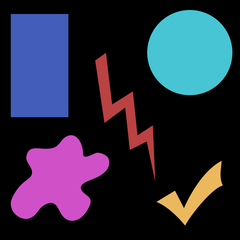
#> input picture OpenCVBasics/image/more_shapes.png, 240 x 240 px, shrunk from 600 x 600 before the run
$ jupyter execute --allow-errors Contour_Properties.ipynb   (shell and % lines are left out)
#> lines starting #> are read from the running program, lines starting #| are printed output that depends on the picture; after the words box and inside, x2 and y2 are one past the last pixel; in counts of white or black regions, pixels touching at a corner belong together
# Properties of Contours

There are several simple properties of contours which can be very useful in tasks like object detection in Computer Vision.Some of them are

1. Centroid/Center of Mass
2. Area
3. Perimeter
4. Bounding boxes
5. Rotated bounding boxes
6. Minimum enclosing circles
7. Fitting an ellipse

## Centroid/ Center of Mass

Properties of the contours are processed on one contour at a time.

Centroid is simply the mean of all the x,y positions along the contour of a shape. To compute the centroid, contour moments are used. A detailed discussion on the moments will be in a later post.

The code below shows an implementation to identify centroid of shapes

[cell 1]
import cvutils
import cv2
import matplotlib.pyplot as plt
import imutils
import numpy as np

image = cv2.imread('image/more_shapes.png')
#> image is the input picture: shape (240, 240, 3); mean B, G, R 61.4, 42.1, 42.3
gray = cv2.cvtColor(image,cv2.COLOR_BGR2GRAY)
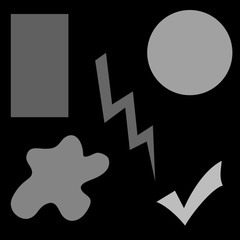
#> gray: shape (240, 240); min 0, max 211, mean 44.4
#blr = cv2.GaussianBlur(image,(5,5),0)
plt.imshow(image,cmap='gray')
plt.show()

[cell 2]
cnts = cv2.findContours(gray.copy(),cv2.RETR_LIST,cv2.CHAIN_APPROX_SIMPLE)
#> cnts = 353 contours, 347 with area under 20; largest, box (x1, y1, x2, y2) and area: (145, 8, 235, 98) 6078, (10, 13, 69, 118) 6032, (9, 133, 111, 222) 5200, (95, 51, 156, 182) 1796, (154, 158, 225, 228) 1617, (220, 168, 223, 180) 20
clone = image.copy()

#> (the rest of this cell did not finish here and is left out)

## Area and Perimeter of a contour

Area of a contour is the number of pixels inside the contour and Perimeter is the length of the contour
To get the contour's area and perimeter we can use **cv2.contourArea** and **cv2.arcLength** functions

#> (a cell that did not finish here is left out)

## Bounding Box and rotated Bounding Box

cv2.boundingRect returns a four valued tuple which contains the x, y of the left top corner and the width and height of the bounding box.

cv2.minAreaRect returns a three value tuple, (x,y) of the left top corner, (width,height) of the box and theta, the angle of rotation.

[cell 4]
clone1 = image.copy()
#> (the rest of this cell did not finish here and is left out)

[cell 5]
clone2 = image.copy()
#> (the rest of this cell did not finish here and is left out)

## Fitting an enclosing circle to a contour

Similar to a rectangle, a minimum enclosing circle can be drawn to envolope a contour using cv2.minEnclosingCircle

[cell 6]
clone3 = image.copy()
#> (the rest of this cell did not finish here and is left out)

[cell 7]
image2 = cv2.imread('image/shapes_example.png')
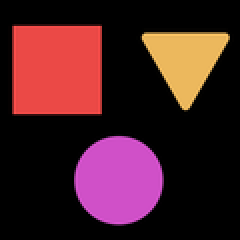
#> input picture OpenCVBasics/image/shapes_example.png, 120 x 120 px, shrunk from 300 x 300 before the run (shown 2 times larger)
#> image2 is the input picture: shape (120, 120, 3); mean B, G, R 37.5, 31.1, 70.8
gray2 = cv2.cvtColor(image2,cv2.COLOR_BGR2GRAY)
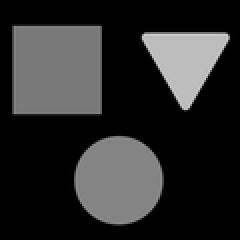
#> gray2: shape (120, 120) (shown 2 times larger); min 0, max 207, mean 43.7
cnts2 = cv2.findContours(gray2.copy(),cv2.RETR_LIST,cv2.CHAIN_APPROX_SIMPLE)
#> cnts2 = 88 contours, 85 with area under 20; largest, box (x1, y1, x2, y2) and area: (6, 12, 51, 58) 1980, (36, 67, 83, 114) 1640, (68, 14, 117, 58) 1132
clone4 = image2.copy()

#> (the rest of this cell did not finish here and is left out)

## Convex Hull , Extent and Solidity

Given a set of X points in the Euclidean space, the convex hull is the smallest possible convex set that contains these X points.

Solidity is defined as the area of the curve dvided by the area under the convex hull. This is a measure of the convexity of the contour

Extent is defined as the area of the curve divided by the area under the bounding box.

[cell 8]
image2 = cv2.imread('image/more_shapes_example.png')
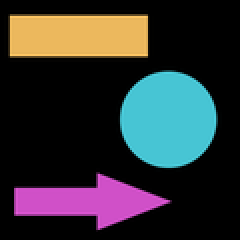
#> input picture OpenCVBasics/image/more_shapes_example.png, 120 x 120 px, shrunk from 300 x 300 before the run (shown 2 times larger)
#> image2 is the input picture: shape (120, 120, 3); mean B, G, R 52.1, 50, 49.1
gray2 = cv2.cvtColor(image2,cv2.COLOR_BGR2GRAY)
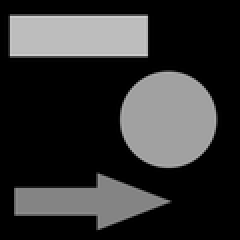
#> gray2: shape (120, 120) (shown 2 times larger); min 0, max 208, mean 50
cnts2 = cv2.findContours(gray2.copy(),cv2.RETR_LIST,cv2.CHAIN_APPROX_SIMPLE)
#> cnts2 = 73 contours, 69 with area under 20; largest, box (x1, y1, x2, y2) and area: (58, 33, 111, 87) 2090, (4, 7, 75, 29) 1470, (7, 85, 86, 117) 1132, (108, 54, 111, 66) 20

clone4 = image2.copy()

#> (the rest of this cell did not finish here and is left out)

[cell 9]
image5 = cv2.imread('image/five-finger-voting.jpg')
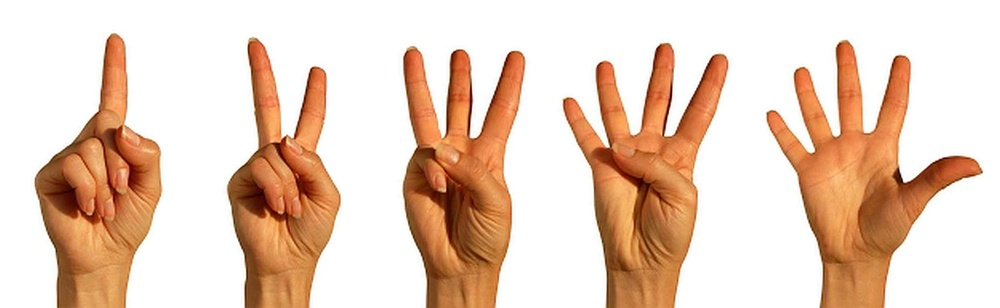
#> input picture OpenCVBasics/image/five-finger-voting.jpg, 1000 x 308 px, shrunk from 2497 x 768 before the run
#> image5 is the input picture: shape (308, 1000, 3); mean B, G, R 187.9, 206.1, 233
#gray5 = cv2.cvtColor(image5,cv2.COLOR_BGR2GRAY)

accumEdged = np.zeros(image5.shape[:2], dtype="uint8")
for chan in cv2.split(image5):
    # blur the channel, extract edges from it, and accumulate the set
    # of edges for the image
    chan = cv2.medianBlur(chan, 11)
    edged = cv2.Canny(chan, 50, 200)
    accumEdged = cv2.bitwise_or(accumEdged, edged)
#> this loop made 3 passes
#> pass 1, `chan = cv2.medianBlur(chan, 11)`:
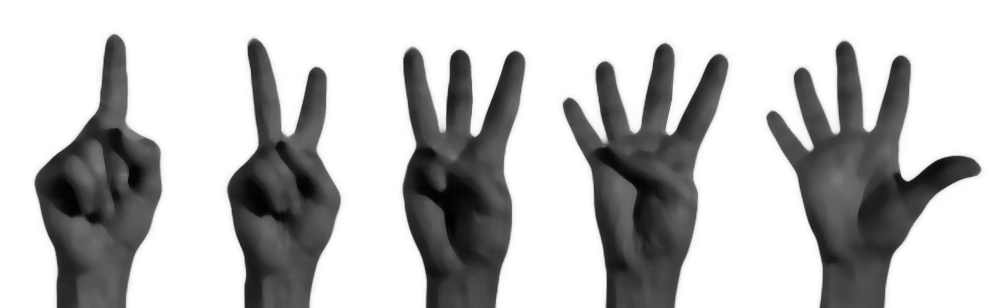
#> chan: shape (308, 1000); min 1, max 255, mean 188.6
#> pass 1, `edged = cv2.Canny(chan, 50, 200)`:
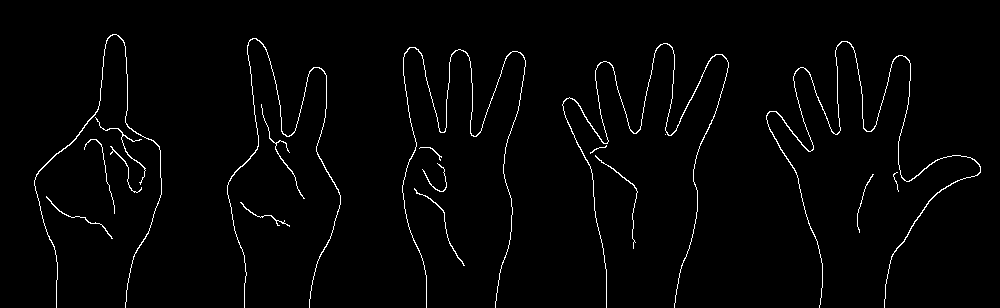
#> edged: shape (308, 1000); 1.9% white in thin lines or dots, all inside (x1, y1, x2, y2) = (34, 34, 981, 308)
#> pass 2, `chan = cv2.medianBlur(chan, 11)`:
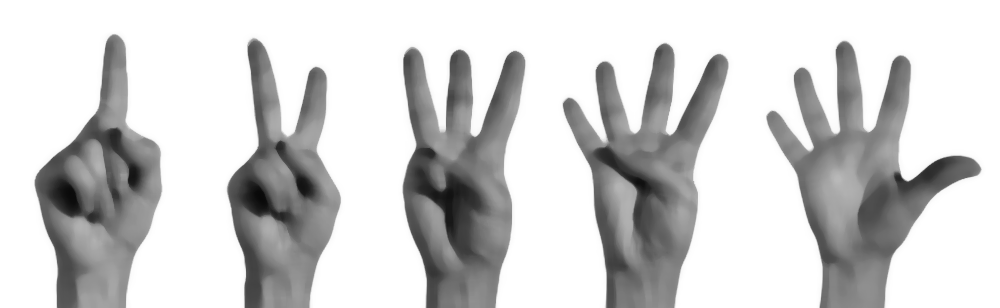
#> chan: shape (308, 1000); min 9, max 255, mean 207.2
#> after the loop:
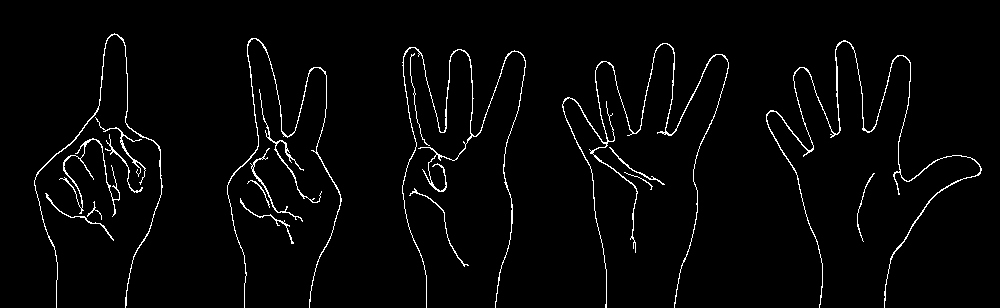
#> accumEdged: shape (308, 1000); 2.7% white in thin lines or dots, all inside (x1, y1, x2, y2) = (34, 33, 982, 308)

cnts5 = cv2.findContours(accumEdged.copy(),cv2.RETR_LIST,cv2.CHAIN_APPROX_SIMPLE)
#> cnts5 = 27 contours, 12 with area under 20; largest, box (x1, y1, x2, y2) and area: (766, 40, 982, 308) 430, (562, 43, 729, 308) 364, (402, 47, 526, 308) 300, (227, 38, 342, 308) 196, (34, 33, 163, 308) 192

#> (the rest of this cell did not finish here and is left out)
